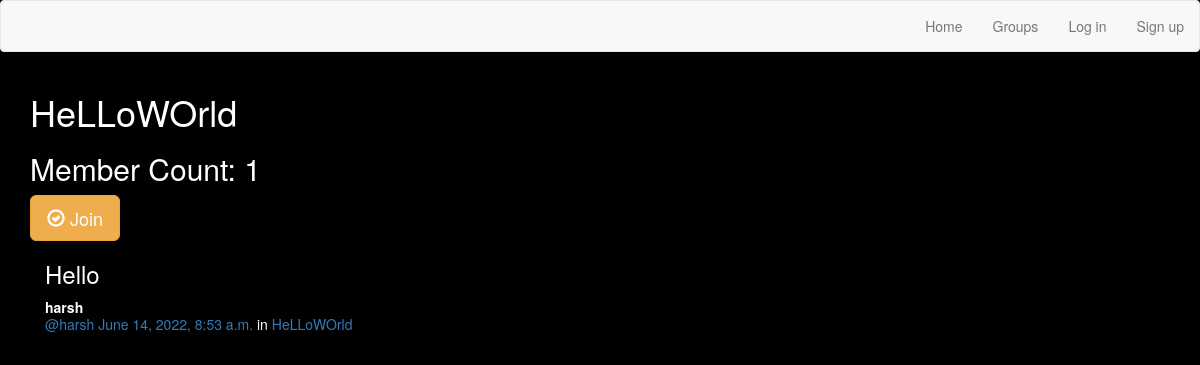
/groups/posts/in/helloworld/, run on the app's committed database.
### groups/models.py (models this page shows, shortened)
class Group(models.Model):
    name = models.CharField(max_length=256,unique=True)
    slug = models.SlugField(allow_unicode=True,unique=True)
    description = models.TextField(blank=True,default='')
    description_html = models.TextField(editable=False,default='',blank=True)
    members = models.ManyToManyField(User,through='GroupMember')
    class Meta:
        ordering=['name']

### posts/models.py (models this page shows, shortened)
class Post(models.Model):
    user = models.ForeignKey(User, related_name="posts",on_delete=models.CASCADE)
    created_at = models.DateTimeField(auto_now=True)
    message = models.TextField()
    message_html = models.TextField(editable=False)
    group = models.ForeignKey(Group, related_name="posts",null=True, blank=True,on_delete=models.CASCADE)
    class Meta:
        ordering = ["-created_at"]
        unique_together = ["user", "message"]

### groups/views.py (the view)
# urls.py: re_path(r"^posts/in/(?P<slug>[-\w]+)/$",views.SingleGroup.as_view(),name="single"),
class SingleGroup(generic.DetailView):
    model = Group

### groups/templates/groups/group_detail.html
{% extends "groups/group_base.html" %}
{% block pregroup %}
<h1>{{group.name}}</h1>
<h2> Member Count: {{group.members.count}}</h2>
  <div class="content">
				{% if user in group.members.all %}
					<a href="{% url 'groups:leave' slug=group.slug %}" class="btn btn-lg btn-fill btn-warning"><span class="glyphicon glyphicon-remove-circle"></span> Leave</a>
				{% else %}
					<a href="{% url 'groups:join' slug=group.slug %}" class="btn btn-lg btn-fill btn-warning"><span class="glyphicon glyphicon-ok-circle"></span> Join</a>
				{% endif %}
</div>
{% endblock %}
{% block group_content %}
<div class="col-md-8">
	{% if group.posts.count == 0 %}
	<h2>No posts in this group yet!</h2>
	{% else %}
		{% for post in group.posts.all %}
			{% include "posts/_post.html" %}
		{% endfor %}
	{% endif %}
</div>
{% endblock %}

### posts/templates/posts/_post.html (shortened to what this page needs)
<div class="post media">
	<h3>{{ post.message_html|safe }}</h3>
	<div class="media-body">
		<strong>{{ post.user.username }}</strong>
		<h5 class="media-heading">
			<span class="username"><a href="{% url 'posts:for_user' username=post.user.username %}">@{{ post.user.username }}</a></span>
			<time class="time"><a href="{% url 'posts:single' username=post.user.username pk=post.pk %}">{{ post.created_at }}</a></time>
			{% if post.group %}
			<span class="group-name">in <a href="{% url 'groups:single' slug=post.group.slug %}">{{ post.group.name }}</a></span>
			{% endif %}
		</h5>
	</div>
</div>

### static/simplesocial/css/master.css (style rules this page uses)
body { background-color: black; color: white; }

### data on the page
Group: name "HeLLoWOrld", members.count "1"
Post: message_html "Hello", user.username "harsh", created_at "June 14, 2022, 8:53 a.m.", group.name "HeLLoWOrld"
